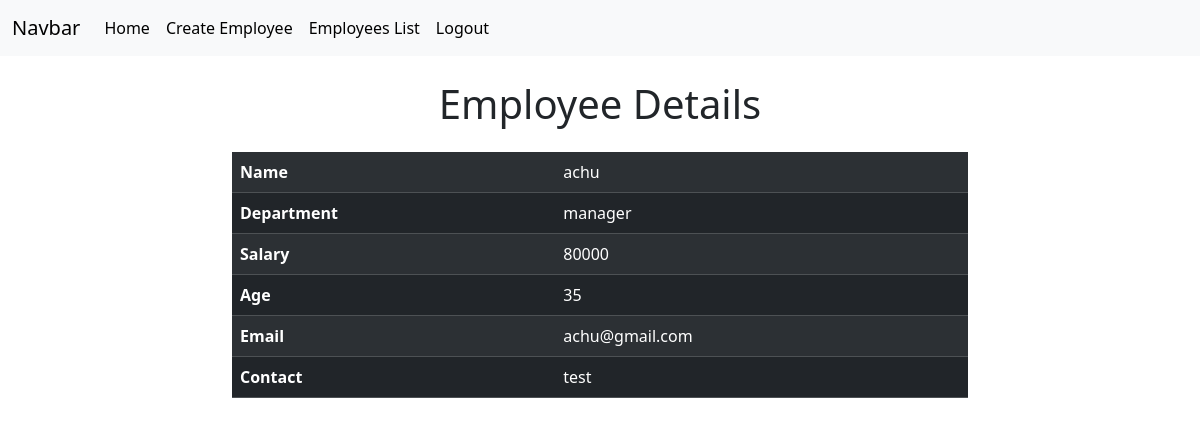
The app's page /employees/5 (signed in) with its own data.
### crm/models.py (models this page shows, shortened)
class Employees(models.Model):
    name=models.CharField(max_length=200)
    department=models.CharField(max_length=200)
    salary=models.PositiveIntegerField()
    email=models.EmailField(unique=True)
    age=models.PositiveIntegerField()
    contact=models.CharField(max_length=200,null=True,blank=True)
    profile_pic=models.ImageField(upload_to="images",null=True,blank=True)
    dob=models.DateField(null=True,blank=True)

### crm/views.py (the view)
# urls.py: path('employees/<int:pk>',views.EmployeeDetailView.as_view(),name='emp-detail'),
@method_decorator(Signin_required,name="dispatch")
class EmployeeDetailView(View):
    def get(self,request,*args,**kwargs):
        id=kwargs.get('pk')
        qs=Employees.objects.get(id=id)
        return render(request,'emp_details.html',{'data':qs})

### crm/views.py (called while the page is built)
def Signin_required(fn):
    def wrapper(request,*args,**kwargs):
        if not request.user.is_authenticated:
            messages.error(request,"invalid session")
            return redirect("signin")
        else:
            return fn(request,*args,**kwargs)
    return wrapper

### crm/templates/emp_details.html (shortened to what this page needs)
{%extends 'base.html'%}
{%block body_block%}
<div class="container">
    <div class="row">
        <div class="col-2">
        </div>
        <div class="col-8">
            <h1 class="text-center mb-4 mt-4">Employee Details</h1>
            <table class="table table-striped table-dark table-hover">
                <tr>
                    <th>Name</th>
                    <td>{{data.name}}</td>
                </tr>
                <tr>
                    <th>Department</th>
                    <td>{{data.department}}</td>
                </tr>
                <tr>
                    <th>Salary</th>
                    <td>{{data.salary}}</td>
                </tr>
                <tr>
                    <th>Age</th>
                    <td>{{data.age}}</td>
                </tr>
                <tr>
                    <th>Email</th>
                    <td>{{data.email}}</td>
                </tr>
                <tr>
                    <th>Contact</th>
                    <td>{{data.contact}}</td>
                </tr>
            </table>
        </div>
        <div class="col-2">
        </div>
    </div>
</div>
{%endblock%}

### records on screen
Employees: name "achu", department "manager", salary "80000", age "35", email "achu@gmail.com", contact "test"
